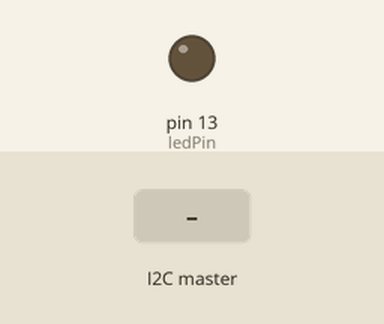
This sketch was run on a simulated Arduino Uno, built with avr-gcc and run on an emulated ATmega328P. Parts: output pins drawn as LEDs (lit = HIGH). Inputs (shaded band) come from the test bench.

Above: at 1.2 s.
1.3 s: the I2C master sends the byte 1
At 2.3 s:
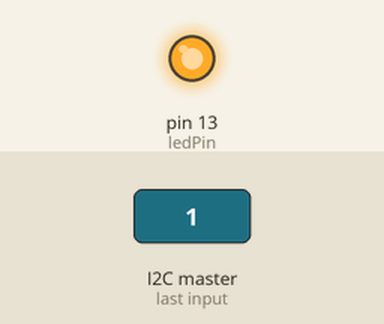
2.8 s: the I2C master sends the byte 0
At 3.4 s:
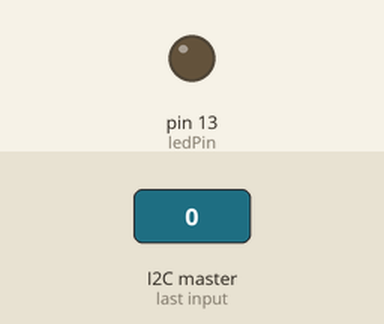
4.3 s: the I2C master sends the byte 2
At 4.6 s:
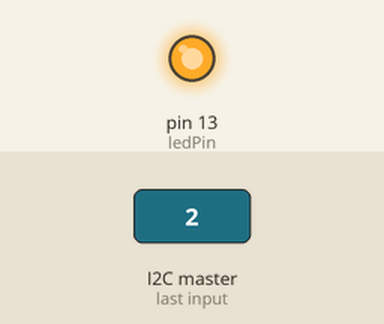
Timing chart, 0 to 7.3 s (numbered marks = the images above; inputs shaded):
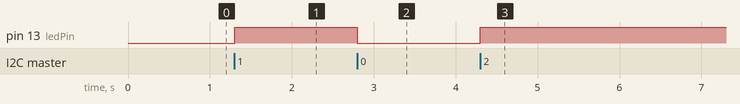

Measured:
- after the input at 1.3 s, pin 13 (ledPin): LOW → HIGH at once
- after the input at 2.8 s, pin 13 (ledPin): HIGH → LOW at once
- after the input at 4.3 s, pin 13 (ledPin): LOW → HIGH at once

The sketch:

Blink_Synced_Follow_Using_I2C.ino
```cpp
// Slave Arduino Code (I2C)

#include <Wire.h>

const int ledPin = 13;
const int slaveAddress = 9; // Address of this slave

void setup() {
  Wire.begin(slaveAddress); // Join the I2C bus as a slave
  Wire.onReceive(receiveEvent); // Register a function to call when data is received
  pinMode(ledPin, OUTPUT);
}

void loop() {
  // The main loop is empty because the `receiveEvent` function handles the blinking
}

void receiveEvent(int howMany) {
  if (Wire.available()) {
    int receivedState = Wire.read();
    digitalWrite(ledPin, receivedState);
  }
}
```
